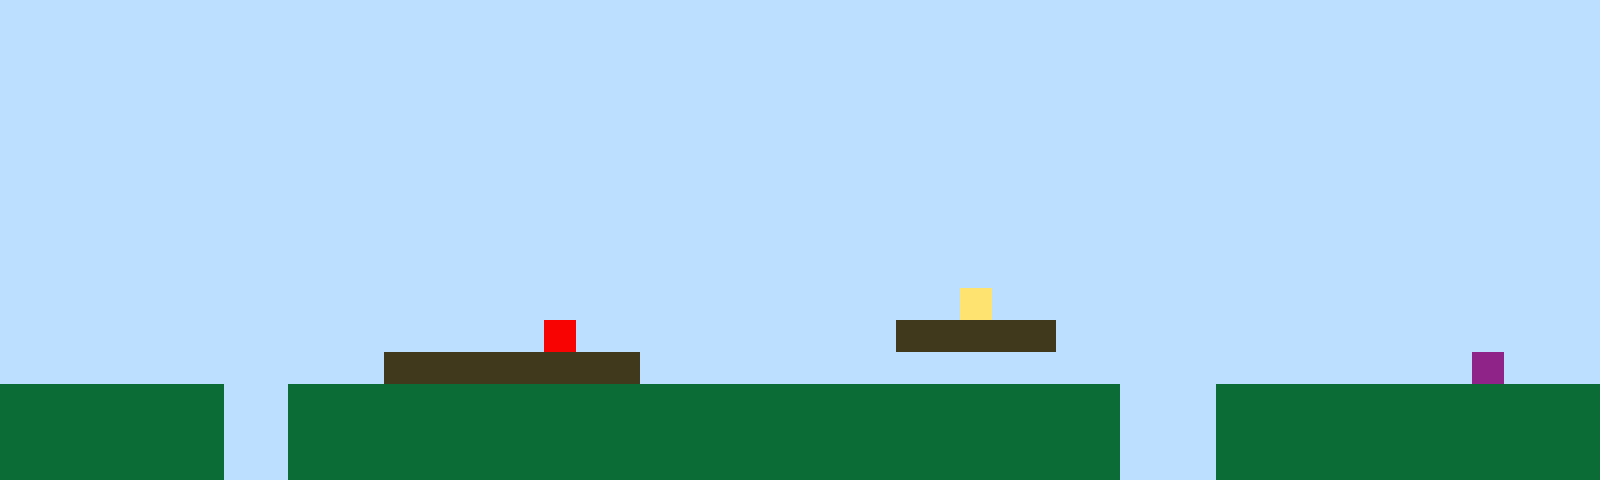

Below is a game level as drawn by its tile map, then a one-line description and the .tmx file that defines it, in full:
An orthogonal 50x15 tile map with 32x32 px tiles, 1 tile layer (Tile Layer 1).

<map version="1.10" tiledversion="1.11.2" orientation="orthogonal" renderorder="right-up" width="50" height="15" tilewidth="32" tileheight="32" infinite="0" nextlayerid="2" nextobjectid="1"><editorsettings><export target="map1.csv" format="csv" /></editorsettings><tileset firstgid="1" name="sprites" tilewidth="32" tileheight="32" tilecount="6" columns="3"><image source="sprites.png" width="96" height="64" /></tileset><layer id="1" name="Tile Layer 1" width="50" height="15"><data encoding="csv">1,1,1,1,1,1,1,1,1,1,1,1,1,1,1,1,1,1,1,1,1,1,1,1,1,1,1,1,1,1,1,1,1,1,1,1,1,1,1,1,1,1,1,1,1,1,1,1,1,1,1,1,1,1,1,1,1,1,1,1,1,1,1,1,1,1,1,1,1,1,1,1,1,1,1,1,1,1,1,1,1,1,1,1,1,1,1,1,1,1,1,1,1,1,1,1,1,1,1,1,1,1,1,1,1,1,1,1,1,1,1,1,1,1,1,1,1,1,1,1,1,1,1,1,1,1,1,1,1,1,1,1,1,1,1,1,1,1,1,1,1,1,1,1,1,1,1,1,1,1,1,1,1,1,1,1,1,1,1,1,1,1,1,1,1,1,1,1,1,1,1,1,1,1,1,1,1,1,1,1,1,1,1,1,1,1,1,1,1,1,1,1,1,1,1,1,1,1,1,1,1,1,1,1,1,1,1,1,1,1,1,1,1,1,1,1,1,1,1,1,1,1,1,1,1,1,1,1,1,1,1,1,1,1,1,1,1,1,1,1,1,1,1,1,1,1,1,1,1,1,1,1,1,1,1,1,1,1,1,1,1,1,1,1,1,1,1,1,1,1,1,1,1,1,1,1,1,1,1,1,1,1,1,1,1,1,1,1,1,1,1,1,1,1,1,1,1,1,1,1,1,1,1,1,1,1,1,1,1,1,1,1,1,1,1,1,1,1,1,1,1,1,1,1,1,1,1,1,1,1,1,1,1,1,1,1,1,1,1,1,1,1,1,1,1,1,1,1,1,1,1,1,1,1,1,1,1,1,1,1,1,1,1,1,1,1,1,1,1,1,1,1,1,1,1,1,1,1,1,1,1,1,1,1,1,1,1,1,1,1,1,1,1,1,1,1,1,1,1,1,1,1,1,1,1,1,1,1,1,1,1,1,1,1,1,1,1,1,1,1,1,1,1,1,1,1,1,1,1,1,1,1,1,1,1,1,1,1,1,1,1,1,1,1,1,1,1,1,1,1,1,1,1,1,1,1,1,1,1,1,1,1,1,1,1,1,1,1,1,1,1,1,1,1,1,1,1,1,1,1,4,1,1,1,1,1,1,1,1,1,1,1,1,1,1,1,1,1,1,1,1,1,1,1,1,1,1,1,1,1,1,1,1,1,1,1,1,5,1,1,1,1,1,1,1,1,1,1,3,3,3,3,3,1,1,1,1,1,1,1,1,1,1,1,1,1,1,1,1,1,1,1,1,1,1,1,1,1,1,1,1,1,3,3,3,3,3,3,3,3,1,1,1,1,1,1,1,1,1,1,1,1,1,1,1,1,1,1,1,1,1,1,1,1,1,1,6,1,1,1,2,2,2,2,2,2,2,1,1,2,2,2,2,2,2,2,2,2,2,2,2,2,2,2,2,2,2,2,2,2,2,2,2,2,2,1,1,1,2,2,2,2,2,2,2,2,2,2,2,2,2,2,2,2,2,2,2,1,1,2,2,2,2,2,2,2,2,2,2,2,2,2,2,2,2,2,2,2,2,2,2,2,2,2,2,1,1,1,2,2,2,2,2,2,2,2,2,2,2,2,2,2,2,2,2,2,2,1,1,2,2,2,2,2,2,2,2,2,2,2,2,2,2,2,2,2,2,2,2,2,2,2,2,2,2,1,1,1,2,2,2,2,2,2,2,2,2,2,2,2</data></layer></map>
